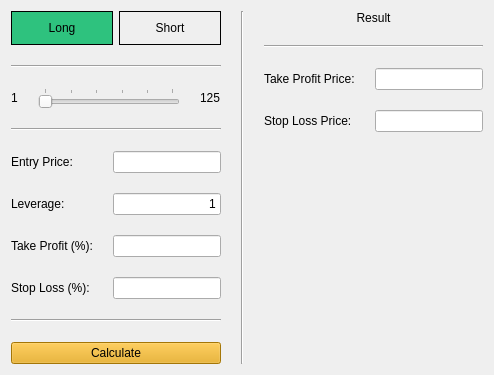
      <widget class="QWidget" name="tabTpSl">
       <attribute name="title">
        <string>Take Profit / Stop Loss</string>
       </attribute>
       <layout class="QHBoxLayout" name="horizontalLayout_12">
        <property name="spacing">
         <number>20</number>
        </property>
        <item>
         <layout class="QVBoxLayout" name="verticalLayout_15">
          <item>
           <layout class="QHBoxLayout" name="horizontalLayout_10">
            <property name="spacing">
             <number>6</number>
            </property>
            <property name="sizeConstraint">
             <enum>QLayout::SizeConstraint::SetMinimumSize</enum>
            </property>
            <item>
             <widget class="QFrame" name="tpslLongFrame">
              <property name="sizePolicy">
               <sizepolicy hsizetype="Preferred" vsizetype="Fixed">
                <horstretch>0</horstretch>
                <verstretch>0</verstretch>
               </sizepolicy>
              </property>
              <property name="cursor">
               <cursorShape>PointingHandCursor</cursorShape>
              </property>
              <property name="styleSheet">
               <string notr="true">background-color: rgb(46, 194, 126);
border: 1px solid #000000;</string>
              </property>
              <property name="frameShape">
               <enum>QFrame::Shape::StyledPanel</enum>
              </property>
              <property name="frameShadow">
               <enum>QFrame::Shadow::Raised</enum>
              </property>
              <layout class="QVBoxLayout" name="verticalLayout_16">
               <item>
                <widget class="QLabel" name="label_32">
                 <property name="sizePolicy">
                  <sizepolicy hsizetype="Preferred" vsizetype="Fixed">
                   <horstretch>0</horstretch>
                   <verstretch>0</verstretch>
                  </sizepolicy>
                 </property>
                 <property name="styleSheet">
                  <string notr="true">border: none;</string>
                 </property>
                 <property name="text">
                  <string>Long</string>
                 </property>
                 <property name="alignment">
                  <set>Qt::AlignmentFlag::AlignCenter</set>
                 </property>
                </widget>
               </item>
              </layout>
             </widget>
            </item>
            <item>
             <widget class="QFrame" name="tpslShortFrame">
              <property name="sizePolicy">
               <sizepolicy hsizetype="Preferred" vsizetype="Fixed">
                <horstretch>0</horstretch>
                <verstretch>0</verstretch>
               </sizepolicy>
              </property>
              <property name="cursor">
               <cursorShape>PointingHandCursor</cursorShape>
              </property>
              <property name="styleSheet">
               <string notr="true">border: 1px solid #000000;</string>
              </property>
              <property name="frameShape">
               <enum>QFrame::Shape::StyledPanel</enum>
              </property>
              <property name="frameShadow">
               <enum>QFrame::Shadow::Raised</enum>
              </property>
              <layout class="QVBoxLayout" name="verticalLayout_17">
               <item>
                <widget class="QLabel" name="label_33">
                 <property name="sizePolicy">
                  <sizepolicy hsizetype="Preferred" vsizetype="Fixed">
                   <horstretch>0</horstretch>
                   <verstretch>0</verstretch>
                  </sizepolicy>
                 </property>
                 <property name="styleSheet">
                  <string notr="true">border: none;</string>
                 </property>
                 <property name="text">
                  <string>Short</string>
                 </property>
                 <property name="alignment">
                  <set>Qt::AlignmentFlag::AlignCenter</set>
                 </property>
                </widget>
               </item>
              </layout>
             </widget>
            </item>
           </layout>
          </item>
          <item>
           <widget class="Line" name="line_16">
            <property name="orientation">
             <enum>Qt::Orientation::Horizontal</enum>
            </property>
           </widget>
          </item>
          <item>
           <layout class="QHBoxLayout" name="horizontalLayout_11">
            <item>
             <widget class="QLabel" name="label_34">
              <property name="sizePolicy">
               <sizepolicy hsizetype="Preferred" vsizetype="Fixed">
                <horstretch>0</horstretch>
                <verstretch>0</verstretch>
               </sizepolicy>
              </property>
              <property name="text">
               <string>1</string>
              </property>
             </widget>
            </item>
            <item>
             <widget class="QSlider" name="tpslLeverageSlider">
              <property name="cursor">
               <cursorShape>PointingHandCursor</cursorShape>
              </property>
              <property name="minimum">
               <number>1</number>
              </property>
              <property name="maximum">
               <number>125</number>
              </property>
              <property name="orientation">
               <enum>Qt::Orientation::Horizontal</enum>
              </property>
              <property name="tickPosition">
               <enum>QSlider::TickPosition::TicksAbove</enum>
              </property>
              <property name="tickInterval">
               <number>25</number>
              </property>
             </widget>
            </item>
            <item>
             <widget class="QLabel" name="label_35">
              <property name="sizePolicy">
               <sizepolicy hsizetype="Preferred" vsizetype="Fixed">
                <horstretch>0</horstretch>
                <verstretch>0</verstretch>
               </sizepolicy>
              </property>
              <property name="text">
               <string>125</string>
              </property>
             </widget>
            </item>
           </layout>
          </item>
          <item>
           <widget class="Line" name="line_17">
            <property name="orientation">
             <enum>Qt::Orientation::Horizontal</enum>
            </property>
           </widget>
          </item>
          <item>
           <layout class="QFormLayout" name="formLayout_7">
            <item row="0" column="0">
             <widget class="QLabel" name="label_36">
              <property name="text">
               <string>Entry Price:</string>
              </property>
             </widget>
            </item>
            <item row="1" column="0">
             <widget class="QLabel" name="label_37">
              <property name="text">
               <string>Leverage:</string>
              </property>
             </widget>
            </item>
            <item row="2" column="0">
             <widget class="QLabel" name="label_38">
              <property name="text">
               <string>Take Profit (%):</string>
              </property>
             </widget>
            </item>
            <item row="3" column="0">
             <widget class="QLabel" name="label_39">
              <property name="text">
               <string>Stop Loss (%):</string>
              </property>
             </widget>
            </item>
            <item row="0" column="1">
             <widget class="QLineEdit" name="tpslEntryPrice">
              <property name="alignment">
               <set>Qt::AlignmentFlag::AlignRight|Qt::AlignmentFlag::AlignTrailing|Qt::AlignmentFlag::AlignVCenter</set>
              </property>
             </widget>
            </item>
            <item row="1" column="1">
             <widget class="QLineEdit" name="tpslLeverage">
              <property name="text">
               <string>1</string>
              </property>
              <property name="alignment">
               <set>Qt::AlignmentFlag::AlignRight|Qt::AlignmentFlag::AlignTrailing|Qt::AlignmentFlag::AlignVCenter</set>
              </property>
             </widget>
            </item>
            <item row="2" column="1">
             <widget class="QLineEdit" name="tpslTakeProfit">
              <property name="alignment">
               <set>Qt::AlignmentFlag::AlignRight|Qt::AlignmentFlag::AlignTrailing|Qt::AlignmentFlag::AlignVCenter</set>
              </property>
             </widget>
            </item>
            <item row="3" column="1">
             <widget class="QLineEdit" name="tpslStopLoss">
              <property name="alignment">
               <set>Qt::AlignmentFlag::AlignRight|Qt::AlignmentFlag::AlignTrailing|Qt::AlignmentFlag::AlignVCenter</set>
              </property>
             </widget>
            </item>
           </layout>
          </item>
          <item>
           <widget class="Line" name="line_18">
            <property name="orientation">
             <enum>Qt::Orientation::Horizontal</enum>
            </property>
           </widget>
          </item>
          <item>
           <widget class="QPushButton" name="tpslCalculateBtn">
            <property name="cursor">
             <cursorShape>PointingHandCursor</cursorShape>
            </property>
            <property name="styleSheet">
             <string notr="true">background-color: rgb(229, 165, 10);
color: rgb(0, 0, 0);</string>
            </property>
            <property name="text">
             <string>Calculate</string>
            </property>
           </widget>
          </item>
         </layout>
        </item>
        <item>
         <widget class="Line" name="line_19">
          <property name="orientation">
           <enum>Qt::Orientation::Vertical</enum>
          </property>
         </widget>
        </item>
        <item>
         <layout class="QVBoxLayout" name="verticalLayout_18">
          <item>
           <widget class="QLabel" name="label_40">
            <property name="sizePolicy">
             <sizepolicy hsizetype="Preferred" vsizetype="Fixed">
              <horstretch>0</horstretch>
              <verstretch>0</verstretch>
             </sizepolicy>
            </property>
            <property name="text">
             <string>Result</string>
            </property>
            <property name="alignment">
             <set>Qt::AlignmentFlag::AlignCenter</set>
            </property>
           </widget>
          </item>
          <item>
           <widget class="Line" name="line_20">
            <property name="orientation">
             <enum>Qt::Orientation::Horizontal</enum>
            </property>
           </widget>
          </item>
          <item>
           <layout class="QFormLayout" name="formLayout_8">
            <item row="0" column="0">
             <widget class="QLabel" name="label_41">
              <property name="text">
               <string>Take Profit Price:</string>
              </property>
             </widget>
            </item>
            <item row="0" column="1">
             <widget class="QLineEdit" name="tpslTakeProfitPrice">
              <property name="alignment">
               <set>Qt::AlignmentFlag::AlignRight|Qt::AlignmentFlag::AlignTrailing|Qt::AlignmentFlag::AlignVCenter</set>
              </property>
              <property name="readOnly">
               <bool>true</bool>
              </property>
             </widget>
            </item>
            <item row="1" column="0">
             <widget class="QLabel" name="label_42">
              <property name="text">
               <string>Stop Loss Price:</string>
              </property>
             </widget>
            </item>
            <item row="1" column="1">
             <widget class="QLineEdit" name="tpslStopLossPrice">
              <property name="alignment">
               <set>Qt::AlignmentFlag::AlignRight|Qt::AlignmentFlag::AlignTrailing|Qt::AlignmentFlag::AlignVCenter</set>
              </property>
              <property name="readOnly">
               <bool>true</bool>
              </property>
             </widget>
            </item>
           </layout>
          </item>
         </layout>
        </item>
       </layout>
      </widget>
